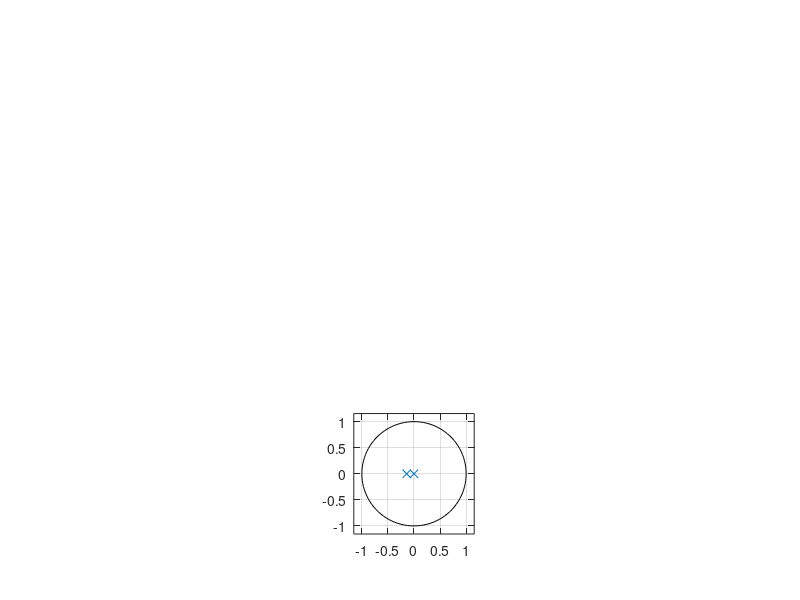

The MATLAB script that drew this image: (Note: this script raises an error after producing the figure.)
%% 3(a) Second Order Exponential Decay system
% Author: Pushkar Antony
% PS Number: 99003729
% Date: 10th April 2021.
% Version: 1.0.

%% Plant Description
% It is a exponential increasing system of a Population Growth 
% Equation- dN(t)/dt=kN(t)
% N=Population a time t, k=constant, t=time
% Values- k=0.14, A=200

%% Without Controller
clc;
k= 0.14;
A= 200;
sys = tf([k*A],[1,k,0])
figure(1);
subplot(3,1,1);
impulse(sys);
title('Impulse Input');
subplot(3,1,2);
step(sys);
title('Step Input');
[z,p,k] = tf2zp([k*A],[1,k,0])
subplot(3,1,3);
zplane(z,p);
S = stepinfo(sys)

%% Open Loop with Controller (P)
P= 2;
sys = tf([P*(k)*A],[1,k,0])
figure(2);
subplot(3,1,1);
impulse(sys);
title('Impulse Input');
subplot(3,1,2);
step(sys);
title('Step Input');
[z,p,k] = tf2zp([P*k*A],[1,k,0])
subplot(3,1,3);
zplane(z,p);
S = stepinfo(sys)

%% Open Loop with Controller (I)
sys = tf([k*A],[1,k,0,0])
figure(3);
subplot(3,1,1);
impulse(sys);
title('Impulse Input');
subplot(3,1,2);
step(sys);
title('Step Input');
[z,p,k] = tf2zp([k*A],[1,k,0,0])
subplot(3,1,3);
zplane(z,p);
S = stepinfo(sys)

%% Closed Loop- Negative feedback with Controller (D)
sys = tf([k*A,0],[1,k,(-k)*A])
figure(4);
subplot(3,1,1);
impulse(sys);
title('Impulse Input');
subplot(3,1,2);
step(sys);
title('Step Input');
[z,p,k] = tf2zp([k*A,0],[1,k,(-k)*A])
subplot(3,1,3);
zplane(z,p);
S = stepinfo(sys)

%% Closed Loop- Positive feedback with Controller (D)
sys = tf([k*A,0],[1,k,k*A])
figure(5);
subplot(3,1,1);
impulse(sys);
title('Impulse Input');
subplot(3,1,2);
step(sys);
title('Step Input');
[z,p,k] = tf2zp([k*A,0],[1,k,k*A])
subplot(3,1,3);
zplane(z,p);
S = stepinfo(sys)

%% Math Analysis
% Independent: Time(t)
% Dependent: Population(N)
% Constant:  Constant(A)

%% Comparison Analysis
% 1) System without controller behaves exactly like an exponential Growth.
%    with the system growing exponentially.
% 2) On adding a proportionality controller to system , the system becomes 
%    unstable.
% 3) On adding a Integrator controller to system, the response times have 
%    decreased hugely, making the system reach stablity faster than a P
%    controller.
% 4) Integrator controller adds a pole to zero also.
% 5) On addition of a differentiator controller in negative feedback the
%    system becomes unstable.
% 6) A zero gets added at origin due to the differentiator.
% 7) On addition of a differentiator controller in positive feedback the
%    system becomes stable.